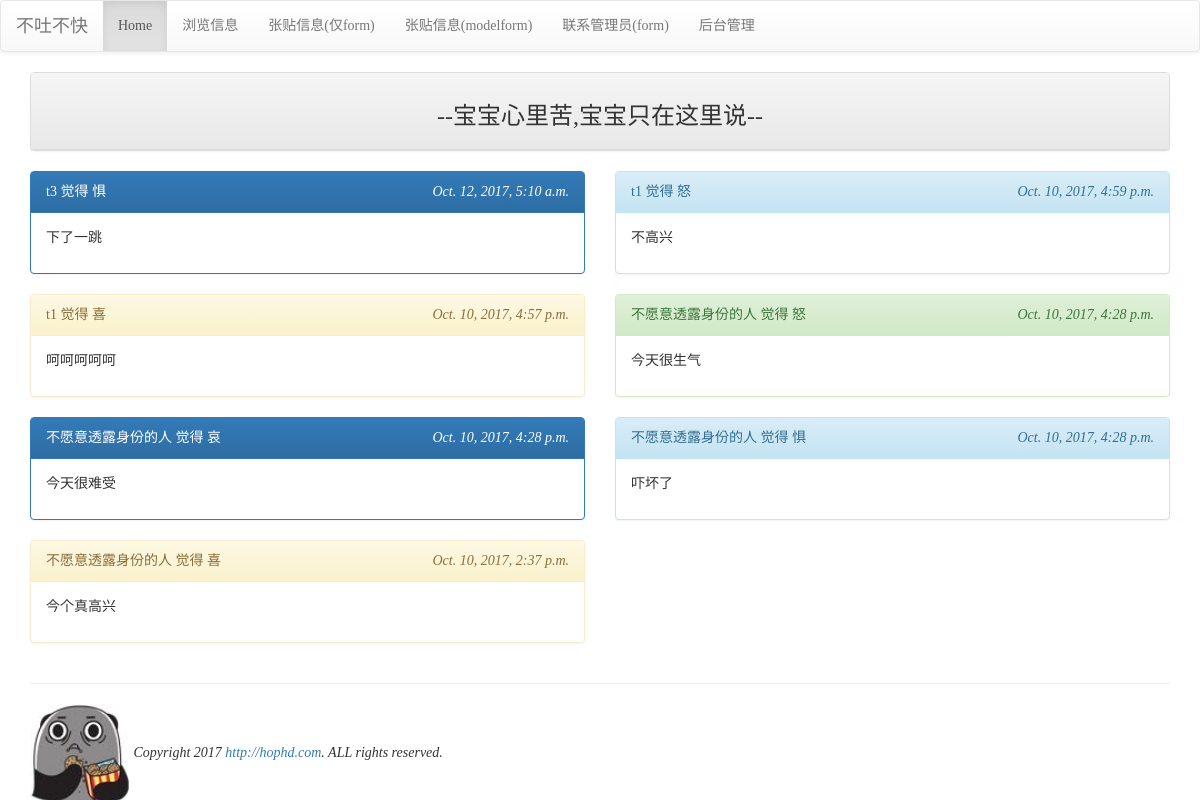
The page /list/ on the database as committed earlier.
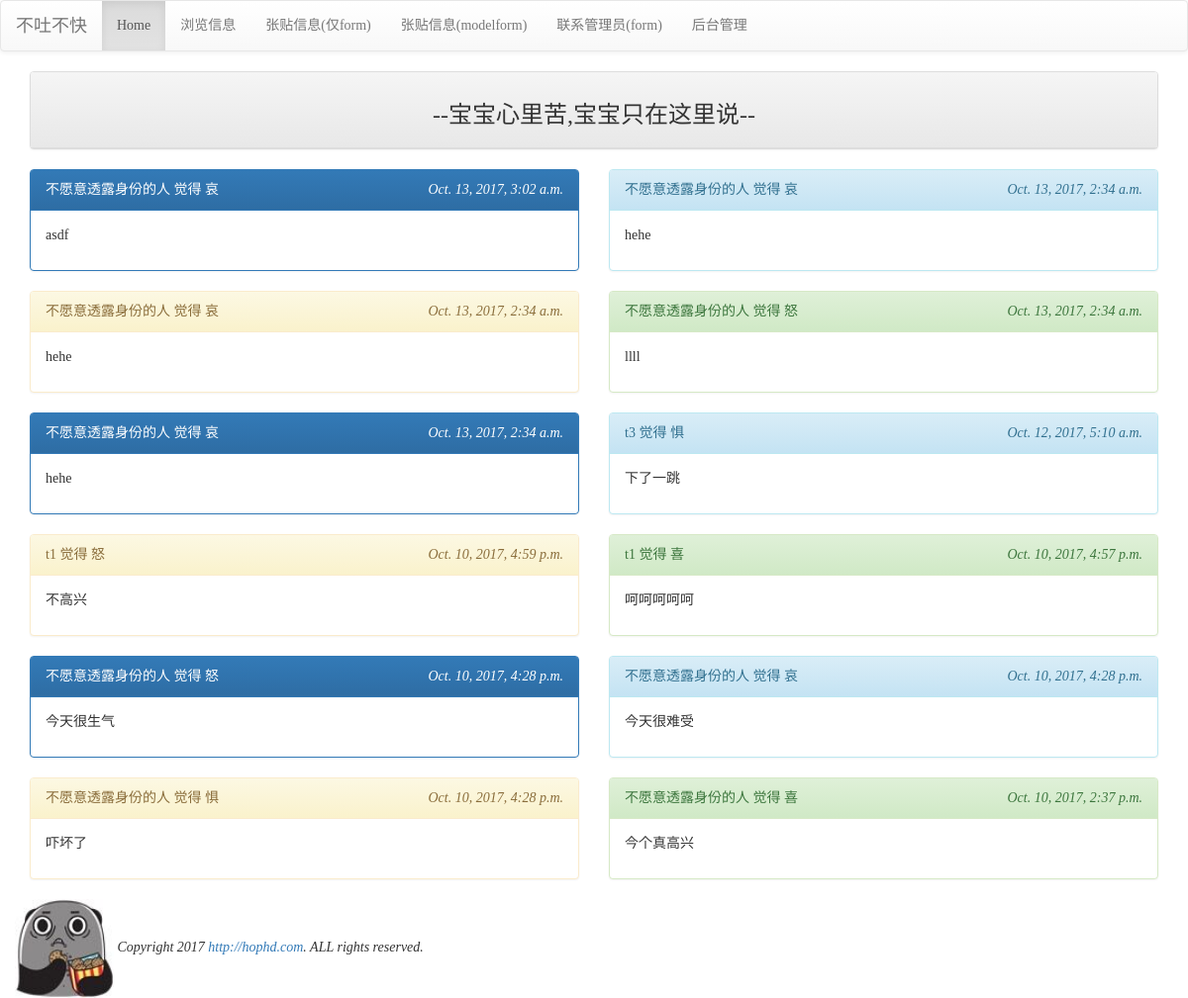
The same page on the database as committed later.
### mysite/models.py (models this page shows, shortened)
class Post(models.Model):
    mood = models.ForeignKey('Mood',on_delete=models.CASCADE)
    nickname = models.CharField(max_length=10,default='不愿意透露身份的人')
    message = models.TextField(null=False)
    del_pass = models.CharField(max_length=10)
    pub_time = models.DateTimeField(auto_now=True)
    enabled = models.BooleanField(default=False)

class Mood(models.Model):
    status = models.CharField(max_length=10,null=False)
    def __unicode__(self):
        return self.status

### mysite/views.py (the view)
# urls.py: url(r'^list/$',views.listing),
def listing(request):
    template = get_template('listing.html')
    posts = models.Post.objects.filter(enabled=True).order_by('-pub_time')[:150]
    moods = models.Mood.objects.all()
    html = template.render(locals())
    return HttpResponse(html)

### templates/listing.html (shortened to what this page needs)
{% extends "base.html" %}
{% block content %}
<div class='container'>
<div class='row'>
     <div class='col-md-12'>
        <div class='panel panel-default'>
            <div class='panel-heading' align=center>
            <h3>--宝宝心里苦,宝宝只在这里说--</h3>
            </div>
        </div>
{% for p in posts %}
    {% cycle  "<div class='row'>  <div class='col-md-6'>"  "<div class='col-md-6'>"  %}
       <div class='panel  {%cycle "panel-primary" "panel-info" "panel-warning"  "panel-success" %}'>
            <div class='panel-heading'>
              <table width='100%'>
                    <tr>
                            <td>
               {{ p.nickname }} 觉得 {{ p.mood }}</div>
                            <td align=right>
                                 <i><smll>{{ p.pub_time }}</small></i>
                            </td>
         </div>
            <div class='panel-body'>{{ p.message | linebreaks }}</div>
         </div>
      </div>
    {% cycle "" "</div>"%}
{% endfor %}
{% endblock %}

Rows that differ between the two databases and show on the page:
added Post: nickname "不愿意透露身份的人", mood "哀", pub_time "Oct. 13, 2017, 3:02 a.m.", message "asdf"
added Post: nickname "不愿意透露身份的人", mood "哀", pub_time "Oct. 13, 2017, 2:34 a.m.", message "hehe"
added Post: nickname "不愿意透露身份的人", mood "哀", pub_time "Oct. 13, 2017, 2:34 a.m.", message "hehe"
added Post: nickname "不愿意透露身份的人", mood "怒", pub_time "Oct. 13, 2017, 2:34 a.m.", message "llll"
added Post: nickname "不愿意透露身份的人", mood "哀", pub_time "Oct. 13, 2017, 2:34 a.m.", message "hehe"
